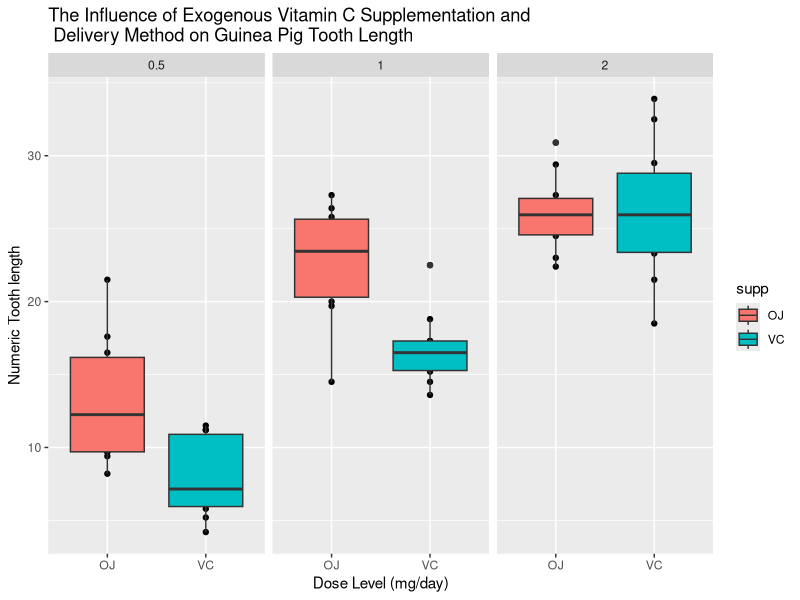

This figure's R source:
## ---- chunk 1
apply(Titanic, c(3,4), sum)
## ---- chunk 2
x <- 52
y <- 57
z <- x + y
z
## [1] 109
## ---- chunk 3
x <- 1438
y <- 654
z <- x + y
z
## ---- chunk 4
apply(Titanic, c(2,3), sum)
## ---- chunk 5
apply(Titanic, c(3, 4), sum)
## ---- chunk 6
x <- 57
y <- 52 + 57
z <- x / y
z
## [1] 0.5229358
## ---- chunk 7
x <- 654
y <- 1438 + 654
z <- x / y
z
## ---- chunk 8
apply(Titanic, c(1, 4), sum)
## ---- chunk 9
x <- 203
y <- 122 + 203
z <- x / y
z
## ---- chunk 10
x <- 118
y <- 167 + 118
z <- x / y
z
## ---- chunk 11
x <- 178
y <- 528 + 178
z <- x / y
z
## ---- chunk 12
x <- 212
y <- 673 + 212
z <- x / y
z
## ---- chunk 13
library(tidyverse)
library(ggplot2)
## ---- chunk 14
str(ToothGrowth)
## ---- chunk 15
qplot(supp,len,data=ToothGrowth, facets=~dose, main="The Influence of Exogenous Vitamin C Supplementation and \n Delivery Method on Guinea Pig Tooth Length",xlab="Dose Level (mg/day)", ylab="Numeric Tooth length") + geom_boxplot(aes(fill = supp))
